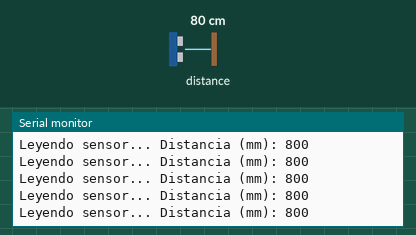
Simulated run of this sketch. Board: Arduino Uno, built with avr-gcc and run on an emulated ATmega328P. On the bench: the last lines printed to the serial monitor. The test bench sets the inputs (shaded band); at power-on: distance to the obstacle 80 cm.

Above: at 1.2 s.
1.3 s: distance to the obstacle set to 250 cm
At 1.46 s:
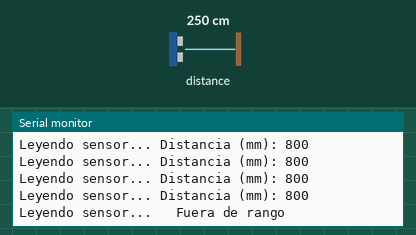
3.2 s: distance to the obstacle set to 2 cm
At 3.33 s:
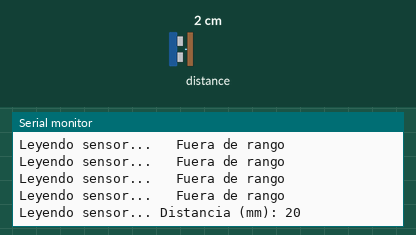

Measured:
- after the input at 1.3 s, the serial monitor: prints a new line at once (image 1)
- after the input at 3.2 s, the serial monitor: prints a new line at once (image 2)

The sketch:

VL.ino
```cpp
#include "Adafruit_VL53L0X.h"

Adafruit_VL53L0X lox = Adafruit_VL53L0X();

void setup() {
  Serial.begin(9600);
  Serial.println("VL53L0X test");
  if(!lox.begin()){
    Serial.println(F("ERROR AL INICIAR EL SENSOR"));
  }
}

void loop() {
  VL53L0X_RangingMeasurementData_t measure;
  Serial.print("Leyendo sensor... ");
  lox.rangingTest(&measure, false);
  if (measure.RangeStatus != 4){
    Serial.print("Distancia (mm): ");
    Serial.println(measure.RangeMilliMeter);
  }else{
    Serial.println("  Fuera de rango ");
  }
  delay(100);
}
```
